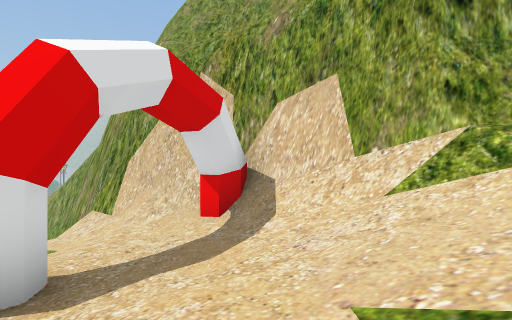
view 1 (above)

13 first-person views from a walk through a 3-D level made in the Unity game engine. The camera is 1.4 m above the floor, looks level and sees 80° across. The floor is counted in squares, 2 m on a side. Each view is taken from the middle of a square. On the plan, view 1 faces up. The plan holds only what a view shows up to about 10 squares ahead; the rest is blank. The place goes on beyond the plan. Some trees and plants on the terrain are drawn as simple stand-ins. The player is left out.

view 2
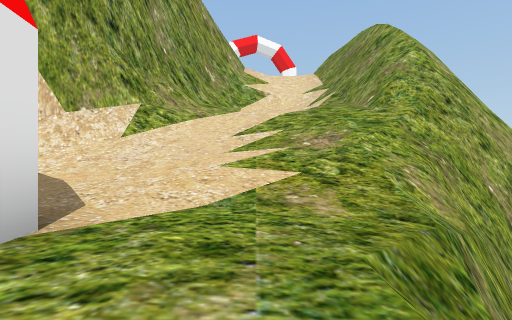

view 3
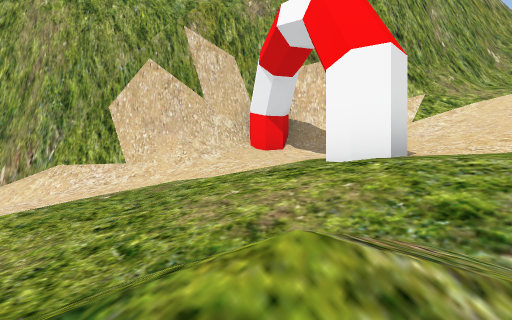

view 4
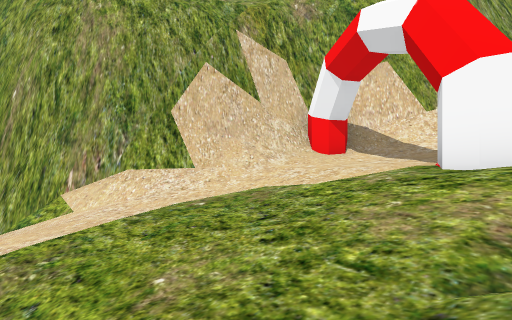

view 5
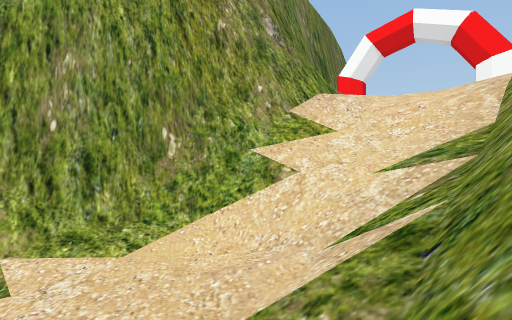

view 6
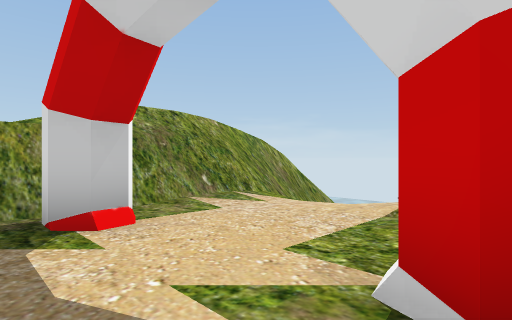

view 7
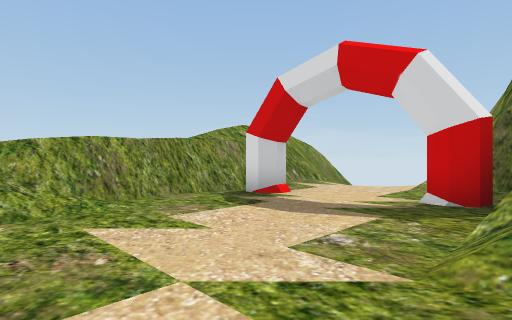

view 8
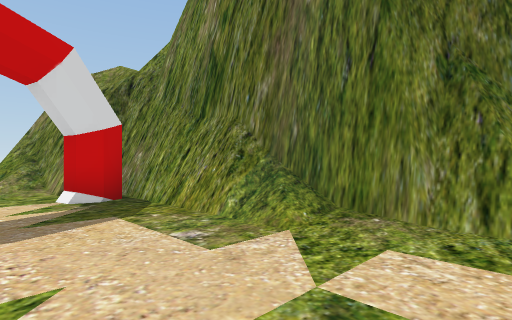

view 9
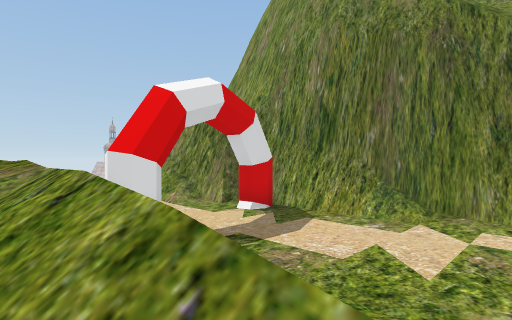

view 10
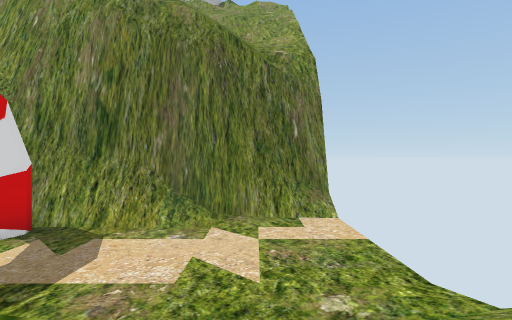

view 11
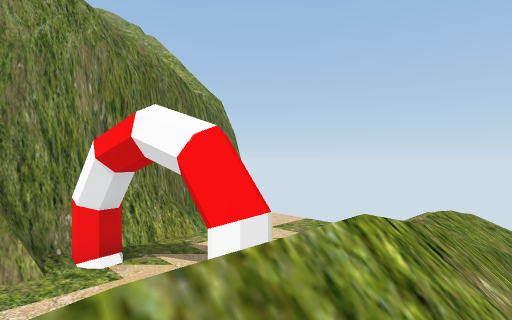

view 12
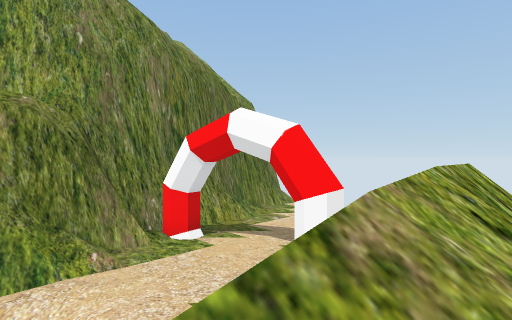

view 13
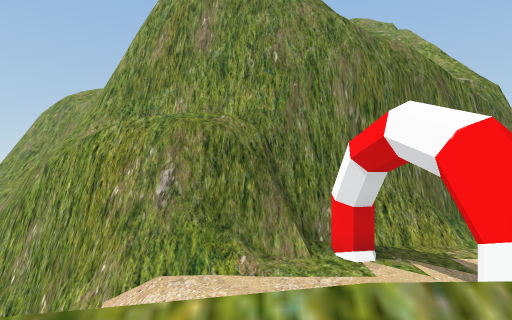

### Floor plan
Key: @ floor where view 1 was taken; # wall or solid block; x gap in a wall; . main floor; : floor 3 m higher than the main floor; - floor 3.25 m lower than the main floor; _ floor 6.5 m lower than the main floor; < floor 8 m lower than the main floor; ( floor 9.75 m lower than the main floor; / step, stairs or slope; = window, fence, low wall or low ledge; v drop or lower ground.
Columns run from 7 left of view 1 to 19 right of it. Each row starts with its distance up from view 1.
 11  #
 10  ##
  9  /##
  8  //###
  7 (((//##         vv   ////vv
  6 /((<//###      vvvvvvvvvv##
  5 /((/<<_/##           v####
  4  ///<<_//###      #####...
  3  (///#__//####  ####......
  2 ////<___////#####/........
  1  ///<_/_///-/#//..........
  0     v=/@///--////.........
 -1      vv=//--/////...#...//
 -2       vvv#/#####/=######=/
 -3         vvx#.vv#=////:////
 -4          vv#v  ///////
 -5           vv
 -6            v

Positions as (right, up) in squares from view 1, and headings:
1: (0, 0), facing up
2: (-4, 1), facing right
3: (-6, 1), facing up-right
4: (-7, 2), facing up-right
5: (3, -2), facing up-right
6: (14, 3), facing down-left
7: (18, 4), facing down-left
8: (18, 1), facing up-left
9: (18, -3), facing up-left
10: (17, -3), facing up
11: (10, -4), facing up-right
12: (8, -4), facing up-right
13: (10, -4), facing up
